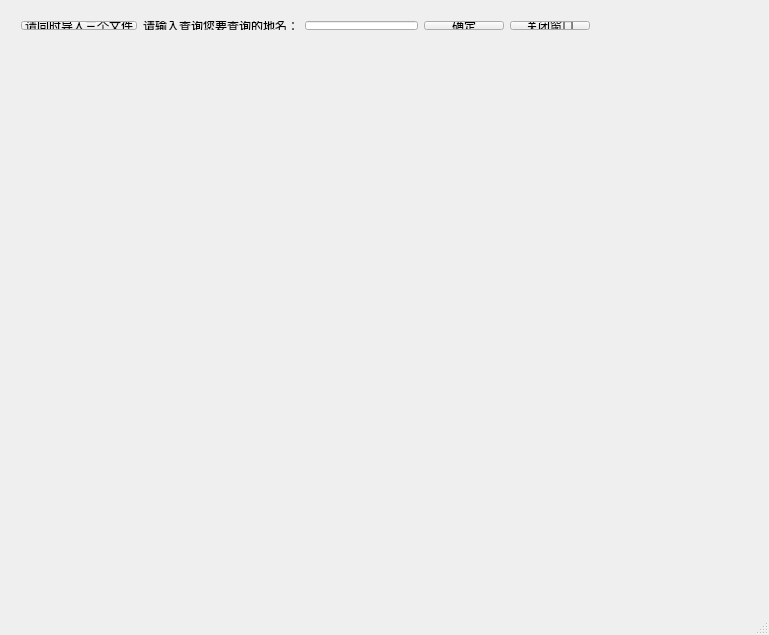
<?xml version="1.0" encoding="UTF-8"?>
<ui version="4.0">
 <class>MainWindow</class>
 <widget class="QMainWindow" name="MainWindow">
  <property name="enabled">
   <bool>true</bool>
  </property>
  <property name="geometry">
   <rect>
    <x>0</x>
    <y>0</y>
    <width>769</width>
    <height>635</height>
   </rect>
  </property>
  <property name="sizePolicy">
   <sizepolicy hsizetype="Preferred" vsizetype="Preferred">
    <horstretch>0</horstretch>
    <verstretch>0</verstretch>
   </sizepolicy>
  </property>
  <property name="mouseTracking">
   <bool>false</bool>
  </property>
  <property name="windowTitle">
   <string>地图交互界面</string>
  </property>
  <property name="autoFillBackground">
   <bool>false</bool>
  </property>
  <property name="animated">
   <bool>false</bool>
  </property>
  <widget class="QWidget" name="centralWidget">
   <widget class="cspmap" name="map">
    <property name="geometry">
     <rect>
      <x>60</x>
      <y>50</y>
      <width>641</width>
      <height>561</height>
     </rect>
    </property>
    <property name="text">
     <string/>
    </property>
   </widget>
   <widget class="QLabel" name="loadfile">
    <property name="geometry">
     <rect>
      <x>620</x>
      <y>10</y>
      <width>131</width>
      <height>31</height>
     </rect>
    </property>
    <property name="text">
     <string/>
    </property>
   </widget>
   <widget class="QWidget" name="layoutWidget">
    <property name="geometry">
     <rect>
      <x>10</x>
      <y>10</y>
      <width>591</width>
      <height>31</height>
     </rect>
    </property>
    <layout class="QHBoxLayout" name="horizontalLayout">
     <item>
      <widget class="QPushButton" name="importData">
       <property name="text">
        <string>请同时导入三个文件</string>
       </property>
      </widget>
     </item>
     <item>
      <widget class="QLabel" name="searchLabel">
       <property name="text">
        <string>请输入查询您要查询的地名：</string>
       </property>
      </widget>
     </item>
     <item>
      <widget class="QLineEdit" name="searchContext"/>
     </item>
     <item>
      <widget class="QPushButton" name="confirmSearching">
       <property name="text">
        <string>确定</string>
       </property>
      </widget>
     </item>
     <item>
      <widget class="QPushButton" name="pushButton_2">
       <property name="text">
        <string>关闭窗口</string>
       </property>
      </widget>
     </item>
    </layout>
   </widget>
  </widget>
  <widget class="QStatusBar" name="statusBar"/>
 </widget>
 <layoutdefault spacing="6" margin="11"/>
 <customwidgets>
  <customwidget>
   <class>cspmap</class>
   <extends>QLabel</extends>
   <header>cspmap.h</header>
  </customwidget>
 </customwidgets>
 <resources/>
 <connections>
  <connection>
   <sender>pushButton_2</sender>
   <signal>clicked()</signal>
   <receiver>MainWindow</receiver>
   <slot>close()</slot>
   <hints>
    <hint type="sourcelabel">
     <x>175</x>
     <y>62</y>
    </hint>
    <hint type="destinationlabel">
     <x>325</x>
     <y>66</y>
    </hint>
   </hints>
  </connection>
 </connections>
</ui>
